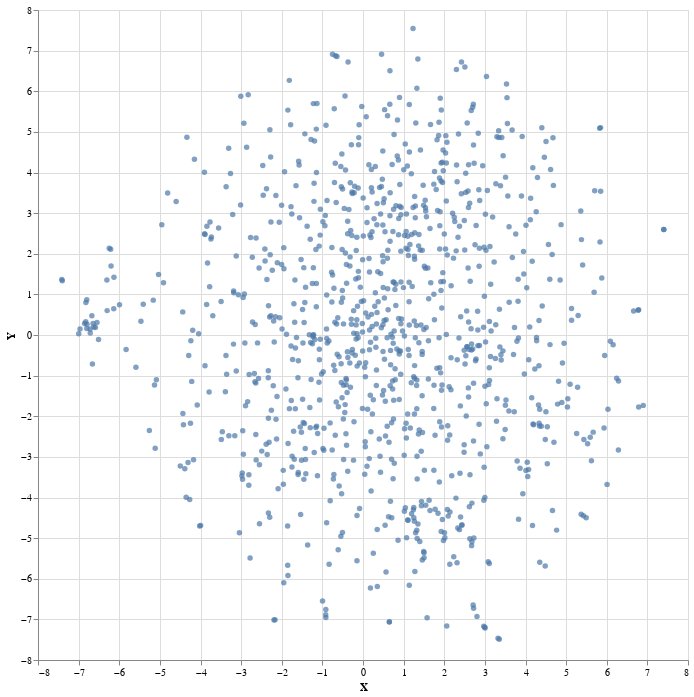

Here is the notebook cell this chart was saved with:
### Markdown cell above
```{margin} This visualization is partial
Since we've run a t-SNE reduction on the sampled embeddings, the graph layout only takes into account the relative differences between that sampling, not all of GloVe. Going the latter route would take a while to compute – there would be 400,000 embeddings to reduce!
```

With the reduced embeddings made, it's time to plot them. Have a look around at the results. What seems right to you? What surprises you?

### Code cell
import altair as alt

alt.Chart(vis_data).mark_circle(size=30).encode(
    x='X',
    y='Y',
    tooltip='LABEL'
).properties(
    height=650,
    width=650
).interactive()

### Figure 1 — Vega-Lite specification as saved in the notebook (floating-point values rounded to 4 significant figures; data arrays with more than 128 entries replaced by an {"elided": "..."} marker saying what was removed)
{"config": {"view": {"continuousWidth": 400, "continuousHeight": 300}}, "data": {"name": "data-a0a541559522c3ff88bb2b3bb46a5806"}, "mark": {"type": "circle", "size": 30}, "encoding": {"tooltip": {"field": "LABEL", "type": "nominal"}, "x": {"field": "X", "type": "quantitative"}, "y": {"field": "Y", "type": "quantitative"}}, "height": 650, "selection": {"selector001": {"type": "interval", "bind": "scales", "encodings": ["x", "y"]}}, "width": 650, "$schema": "https://vega.github.io/schema/vega-lite/v4.17.0.json", "datasets": {"data-a0a541559522c3ff88bb2b3bb46a5806": {"elided": "1000 records"}}}
